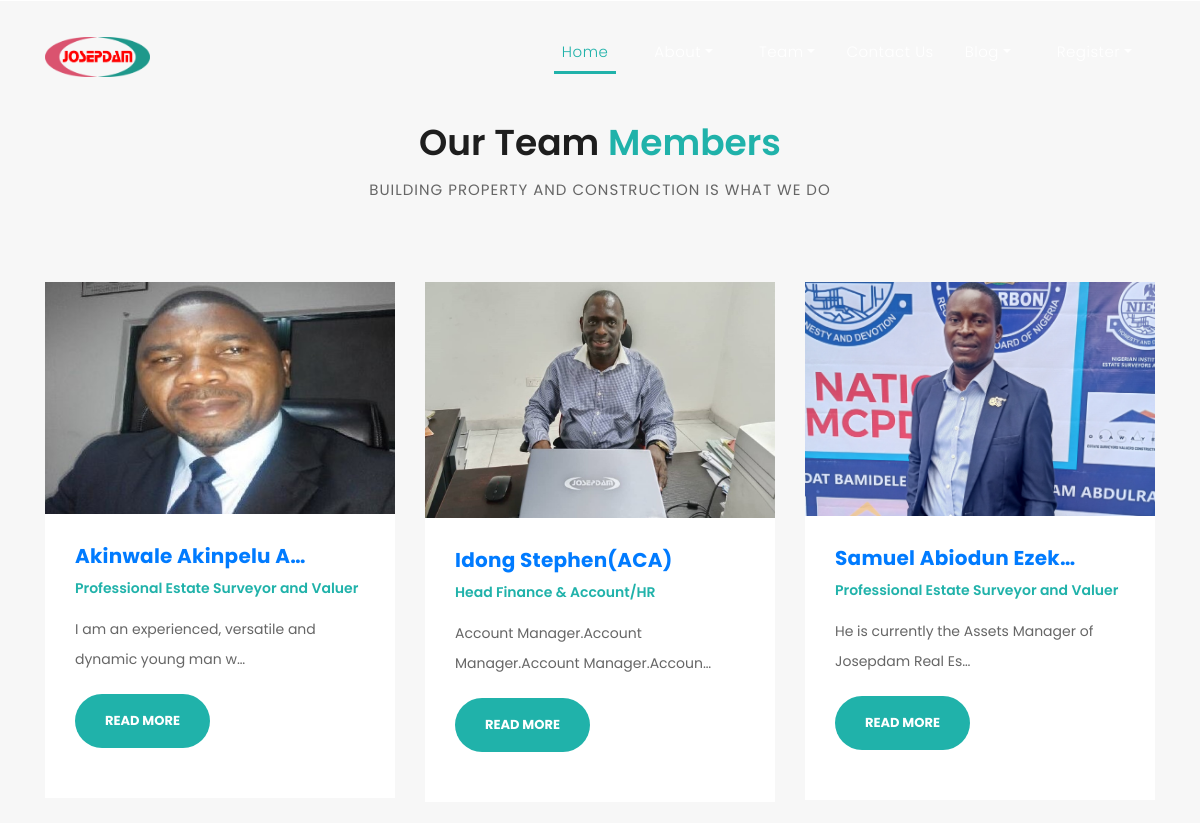
Before: /team/ (upper part) with the older database file.
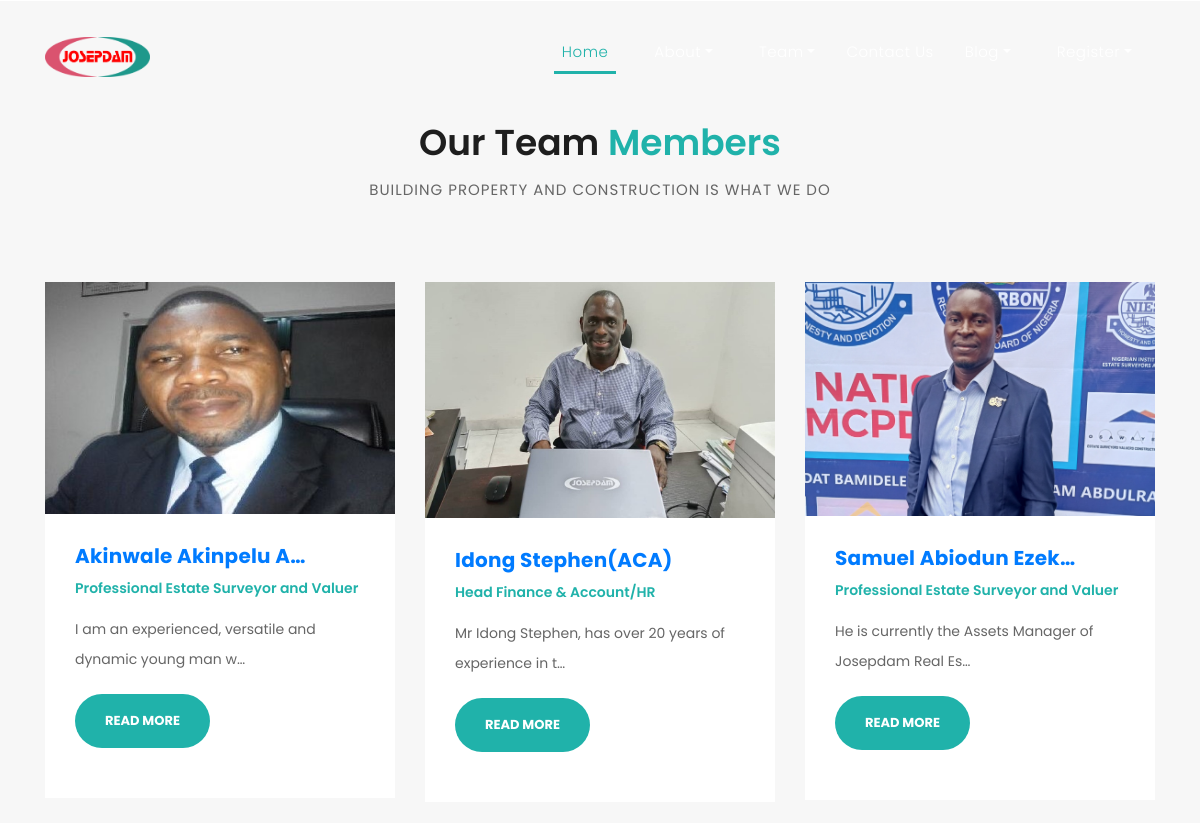
After: the same page with the newer database file.
### josepdam/models.py (models this page shows, shortened)
class TeamsPost (models.Model):
    worker_name = models.CharField (max_length = 200, blank=True, null=True)
    worker_position = models.CharField (max_length = 200, blank=True, null=True)
    worker_description = models.TextField()
    worker_img = models.ImageField(upload_to='images')
    slug = models.SlugField (max_length=25)
    publish_date = models.DateTimeField (auto_now_add= True)
    author = models.ForeignKey(User, on_delete=models.CASCADE)
    class Meta:
        ordering =['-publish_date']

### josepdam/views.py (the view)
# urls.py: path('team/', TeamView.as_view(), name='team'),
class TeamView (ListView):
    model = TeamsPost
    template_name = 'josep/team.html'

### templates/josep/team.html (shortened to what this page needs)
{% extends "base.html" %}
{% load static %}
{% block content %}
    <div class="team" style="margin: 0">
      <div class="container">
        <div class="row">
          <div class="col-md-12">
            <div class="section-heading">
              <h2>Our Team <em>Members</em></h2>
              <span>Building property and construction is what we do </span>
            </div>
          </div>
          {% for post in object_list %}
          <div class="col-md-4">
            <div class="team-item">
              <a href="{% url 'detail-team' post.pk %}">
                {% if post.worker_img %}
                <img src="{{ post.worker_img.url }}" alt="">
                {% endif %}
              </a>
              <div class="down-content">
                <a href="{% url 'detail-team' post.pk %}"><h4>{{ post.worker_name |truncatechars:20}}</h4></a>
                <span>{{ post.worker_position }}</span>
                <p>{{ post.worker_description |truncatechars:55}}</p>
                <p>
                  <a href="{% url 'detail-team' post.pk %}" class="filled-button">Read More</a
                </p>
              </div>
            </div>
            <br>
          </div>
          {% endfor %}
          </div>
        </div>
      </div>
    {% endblock %}

Changed rows visible on the page:
changed TeamsPost "Idong Stephen(ACA)": worker_description "Account Manager.Account Manager.Account Manager.Accoun…" → "Mr Idong Stephen, has over 20 years of experience in t…"
